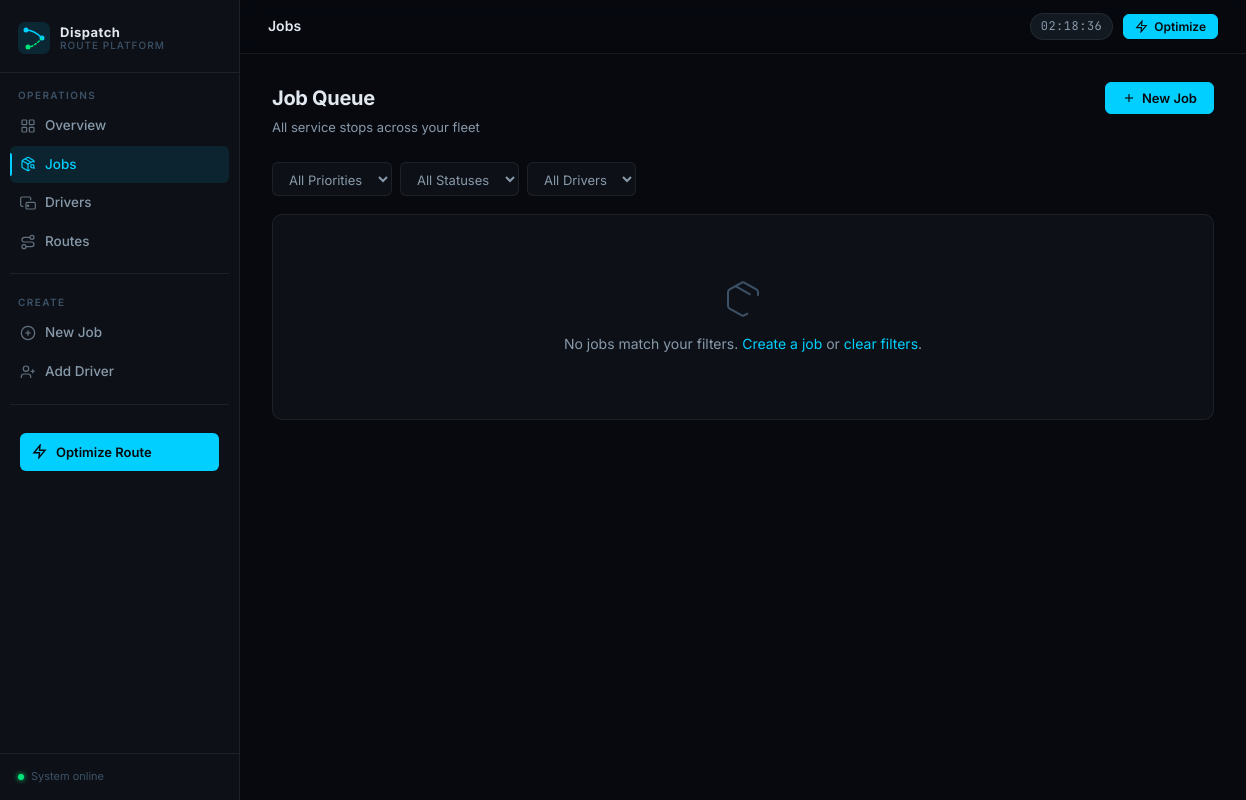
The app's page /jobs/, older data.
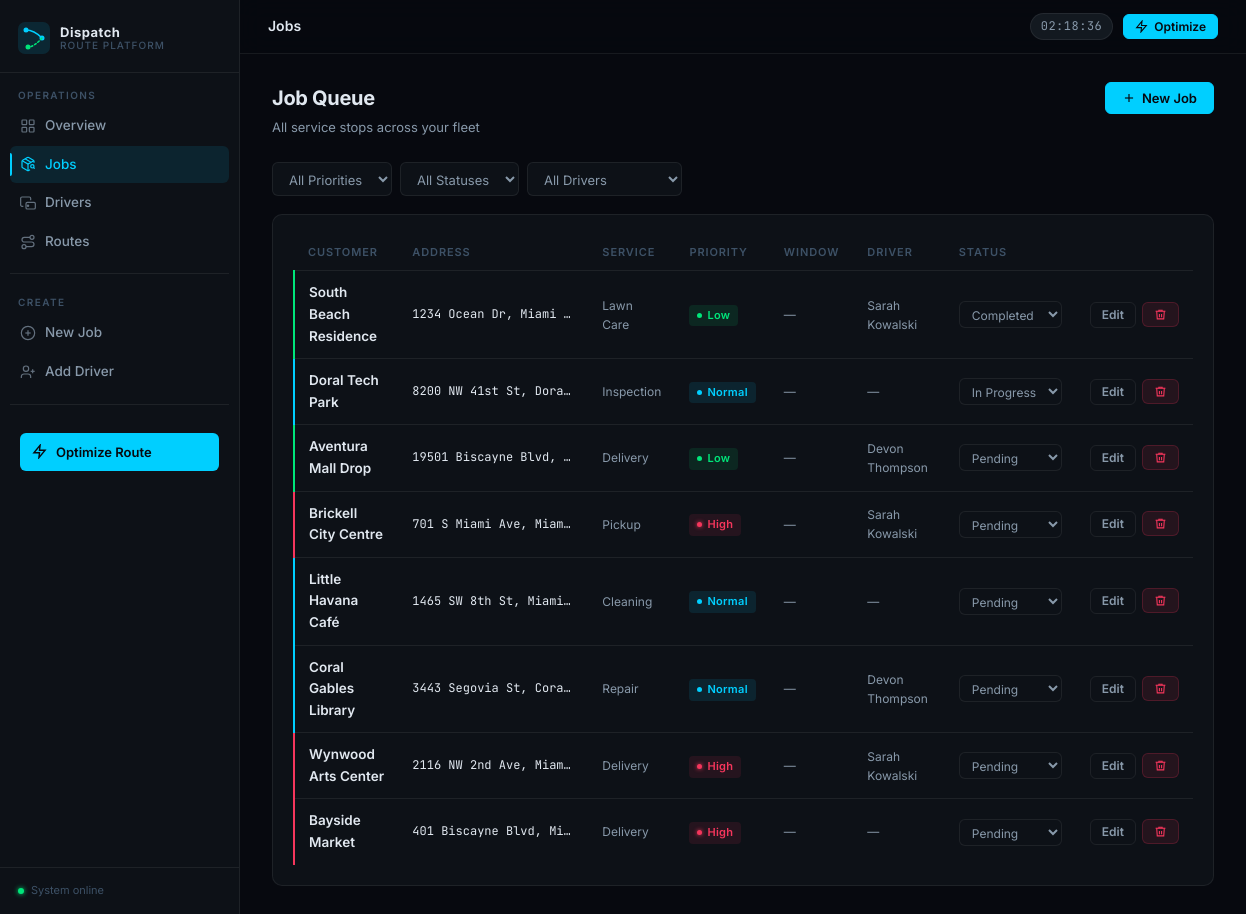
The same page, newer data.
### optimizer/models.py (models this page shows, shortened)
class Job(models.Model):
    PRIORITY_CHOICES = [
        ('low', 'Low'),
        ('normal', 'Normal'),
        ('high', 'High'),
    ]
    STATUS_CHOICES = [
        ('pending', 'Pending'),
        ('in_progress', 'In Progress'),
        ('completed', 'Completed'),
    ]
    SERVICE_CHOICES = [
        ('delivery', 'Delivery'),
        ('pickup', 'Pickup'),
        ('cleaning', 'Cleaning'),
        ('lawn_care', 'Lawn Care'),
        ('repair', 'Repair'),
        ('inspection', 'Inspection'),
        ('other', 'Other'),
    ]
    customer_name = models.CharField(max_length=100)
    address = models.CharField(max_length=255)
    latitude = models.FloatField(null=True, blank=True)
    longitude = models.FloatField(null=True, blank=True)
    service_type = models.CharField(max_length=20, choices=SERVICE_CHOICES, default='delivery')
    priority = models.CharField(max_length=10, choices=PRIORITY_CHOICES, default='normal')
    time_window_start = models.TimeField(null=True, blank=True)
    time_window_end = models.TimeField(null=True, blank=True)
    driver = models.ForeignKey(
        Driver, on_delete=models.SET_NULL,
        null=True, blank=True, related_name='jobs'
    )
    status = models.CharField(max_length=20, choices=STATUS_CHOICES, default='pending')
    notes = models.TextField(blank=True)
    created_at = models.DateTimeField(auto_now_add=True)
    updated_at = models.DateTimeField(auto_now=True)
    class Meta:
        ordering = ['-created_at']
    def has_coords(self):
        return self.latitude is not None and self.longitude is not None

class Driver(models.Model):
    VEHICLE_CHOICES = [
        ('van', 'Van'),
        ('truck', 'Truck'),
        ('car', 'Car'),
        ('motorcycle', 'Motorcycle'),
        ('bike', 'Bike'),
    ]
    name = models.CharField(max_length=100)
    phone = models.CharField(max_length=20, blank=True)
    vehicle_type = models.CharField(max_length=20, choices=VEHICLE_CHOICES, default='van')
    max_daily_distance = models.FloatField(default=200.0)  # miles
    is_available = models.BooleanField(default=True)
    created_at = models.DateTimeField(auto_now_add=True)
    class Meta:
        ordering = ['name']

### optimizer/views.py (the view)
# urls.py: path('jobs/', views.job_list, name='job_list'),
def job_list(request):
    qs = Job.objects.select_related('driver').all()
    priority = request.GET.get('priority')
    status = request.GET.get('status')
    driver_id = request.GET.get('driver')
    if priority:
        qs = qs.filter(priority=priority)
    if status:
        qs = qs.filter(status=status)
    if driver_id:
        qs = qs.filter(driver_id=driver_id)
    drivers = Driver.objects.all()
    return render(request, 'optimizer/job_list.html', {
        'jobs': qs,
        'drivers': drivers,
        'filter_priority': priority,
        'filter_status': status,
        'filter_driver': driver_id,
    })

### optimizer/templates/optimizer/job_list.html (shortened to what this page needs)
{% extends 'optimizer/base.html' %}
{% block page_title %}Jobs{% endblock %}
{% block content %}
<div class="page-header">
  <div>
    <h1>Job Queue</h1>
    <div class="sub">All service stops across your fleet</div>
  </div>
  <a href="{% url 'job_create' %}" class="btn btn-primary">
    <svg xmlns="http://www.w3.org/2000/svg" viewBox="0 0 24 24" fill="none" stroke="currentColor"><line x1="12" y1="5" x2="12" y2="19"/><line x1="5" y1="12" x2="19" y2="12"/></svg>
    New Job
  </a>
</div>
<form method="get" class="filter-bar">
  <select name="priority" class="filter-select" onchange="this.form.submit()">
    <option value="">All Priorities</option>
  </select>
  <select name="status" class="filter-select" onchange="this.form.submit()">
    <option value="">All Statuses</option>
  </select>
  <select name="driver" class="filter-select" onchange="this.form.submit()">
    <option value="">All Drivers</option>
  </select>
</form>
<div class="card">
  {% if jobs %}
  <div class="table-wrap">
    <table>
      <thead>
        <tr>
          <th>Customer</th>
          <th>Address</th>
          <th>Service</th>
          <th>Priority</th>
          <th>Window</th>
          <th>Driver</th>
          <th>Status</th>
          <th></th>
        </tr>
      </thead>
      <tbody>
        {% for job in jobs %}
        <tr class="row-{{ job.priority }}">
          <td>
            <div style="font-weight:600;">{{ job.customer_name }}</div>
          </td>
          <td class="mono" style="max-width:190px;overflow:hidden;text-overflow:ellipsis;white-space:nowrap;">{{ job.address }}</td>
          <td class="muted">{{ job.get_service_type_display }}</td>
          <td><span class="badge badge-{{ job.priority }}">{{ job.get_priority_display }}</span></td>
          <td class="muted">
            {% if job.time_window_start %}{{ job.time_window_start|time:"H:i" }} – {{ job.time_window_end|time:"H:i" }}{% else %}—{% endif %}
          </td>
          <td class="muted">{{ job.driver.name|default:"—" }}</td>
          <td>
            <form method="post" action="{% url 'job_status_update' job.pk %}" style="display:inline;">
              <select name="status" class="filter-select" onchange="this.form.submit()" style="padding:4px 8px;font-size:12px;">
                {% for val, label in job.STATUS_CHOICES %}
                <option value="{{ val }}" {% if job.status == val %}selected{% endif %}>{{ label }}</option>
                {% endfor %}
              </select>
            </form>
          </td>
          <td>
            <div style="display:flex;gap:6px;">
              <a href="{% url 'job_edit' job.pk %}" class="btn btn-ghost btn-sm">Edit</a>
              <form method="post" action="{% url 'job_delete' job.pk %}" onsubmit="return confirm('Delete this job?');" style="display:inline;">
                <button type="submit" class="btn btn-danger btn-sm">
                  <svg xmlns="http://www.w3.org/2000/svg" viewBox="0 0 24 24" fill="none" stroke="currentColor"><polyline points="3 6 5 6 21 6"/><path d="M19 6l-1 14H6L5 6"/><path d="M10 11v6"/><path d="M14 11v6"/><path d="M9 6V4h6v2"/></svg>
                </button>
              </form>
            </div>
          </td>
        </tr>
        {% endfor %}
      </tbody>
    </table>
  </div>
  {% else %}
  <div class="empty-state">
    <div class="empty-icon">
      <svg xmlns="http://www.w3.org/2000/svg" viewBox="0 0 24 24" fill="none" stroke="currentColor"><path d="M21 10V8a2 2 0 0 0-1-1.73l-7-4a2 2 0 0 0-2 0l-7 4A2 2 0 0 0 3 8v8a2 2 0 0 0 1 1.73l7 4a2 2 0 0 0 2 0l2-1.14"/><path d="m7.5 4.27 9 5.15"/></svg>
    </div>
    <p>No jobs match your filters. <a href="{% url 'job_create' %}">Create a job</a> or <a href="{% url 'job_list' %}">clear filters</a>.</p>
  </div>
  {% endif %}
</div>
{% endblock %}

### optimizer/templates/optimizer/base.html (shortened to what this page needs)
{% load static %}
<!DOCTYPE html>
<html lang="en">
<head>
  <link rel="stylesheet" href="{% static 'optimizer/css/style.css' %}">
  <link rel="stylesheet" href="https://unpkg.com/leaflet@1.9.4/dist/leaflet.css">
</head>
<body>
<aside class="sidebar">
  <div class="sidebar-brand">
    <div class="brand-text">
      <span class="brand-name">Dispatch</span>
      <span class="brand-sub">Route Platform</span>
    </div>
  </div>
  <nav class="nav-group">
    <div class="nav-section-label">Operations</div>
    <a href="{% url 'dashboard' %}" class="nav-item {% if request.resolver_match.url_name == 'dashboard' %}active{% endif %}">
      <svg xmlns="http://www.w3.org/2000/svg" viewBox="0 0 24 24" fill="none" stroke="currentColor"><rect x="3" y="3" width="7" height="7" rx="1"/><rect x="14" y="3" width="7" height="7" rx="1"/><rect x="3" y="14" width="7" height="7" rx="1"/><rect x="14" y="14" width="7" height="7" rx="1"/></svg>
      Overview
    </a>
    <a href="{% url 'job_list' %}" class="nav-item {% if 'job' in request.resolver_match.url_name %}active{% endif %}">
      Jobs
    </a>
    <a href="{% url 'driver_list' %}" class="nav-item {% if 'driver' in request.resolver_match.url_name %}active{% endif %}">
      <svg xmlns="http://www.w3.org/2000/svg" viewBox="0 0 24 24" fill="none" stroke="currentColor"><path d="M5 17H3a2 2 0 0 1-2-2V5a2 2 0 0 1 2-2h11a2 2 0 0 1 2 2v3"/><rect x="9" y="11" width="14" height="10" rx="2"/><circle cx="12" cy="16" r="1"/></svg>
      Drivers
    </a>
    <a href="{% url 'route_list' %}" class="nav-item {% if 'route' in request.resolver_match.url_name %}active{% endif %}">
      <svg xmlns="http://www.w3.org/2000/svg" viewBox="0 0 24 24" fill="none" stroke="currentColor"><circle cx="6" cy="19" r="3"/><path d="M9 19h8.5a3.5 3.5 0 0 0 0-7h-11a3.5 3.5 0 0 1 0-7H15"/><circle cx="18" cy="5" r="3"/></svg>
      Routes
    </a>
  </nav>
  <hr class="nav-divider">
  <nav class="nav-group">
    <div class="nav-section-label">Create</div>
    <a href="{% url 'job_create' %}" class="nav-item">
      <svg xmlns="http://www.w3.org/2000/svg" viewBox="0 0 24 24" fill="none" stroke="currentColor"><circle cx="12" cy="12" r="10"/><line x1="12" y1="8" x2="12" y2="16"/><line x1="8" y1="12" x2="16" y2="12"/></svg>
      New Job
    </a>
    <a href="{% url 'driver_create' %}" class="nav-item">
      <svg xmlns="http://www.w3.org/2000/svg" viewBox="0 0 24 24" fill="none" stroke="currentColor"><path d="M16 21v-2a4 4 0 0 0-4-4H6a4 4 0 0 0-4 4v2"/><circle cx="9" cy="7" r="4"/><line x1="19" y1="8" x2="19" y2="14"/><line x1="22" y1="11" x2="16" y2="11"/></svg>
      Add Driver
    </a>
  </nav>
  <hr class="nav-divider">
  <div class="nav-group" style="padding-bottom:10px;">
    <a href="{% url 'route_optimize' %}" class="nav-cta">
      <svg xmlns="http://www.w3.org/2000/svg" viewBox="0 0 24 24" fill="none" stroke="currentColor"><polygon points="13 2 3 14 12 14 11 22 21 10 12 10 13 2"/></svg>
      Optimize Route
    </a>
  </div>
  <div class="sidebar-footer">
    <span class="live-dot"></span>
    System online
  </div>
</aside>
<div class="main-wrap">
  <header class="topbar">
    <div class="topbar-left">
      <span class="topbar-title">{% block page_title %}Overview{% endblock %}</span>
    </div>
    <div class="topbar-right">
      <span class="clock-pill" id="live-clock">--:--:--</span>
      <a href="{% url 'route_optimize' %}" class="btn btn-primary btn-sm">
        <svg xmlns="http://www.w3.org/2000/svg" viewBox="0 0 24 24" fill="none" stroke="currentColor"><polygon points="13 2 3 14 12 14 11 22 21 10 12 10 13 2"/></svg>
        Optimize
      </a>
    </div>
  </header>
  <main class="content">
    {% block content %}{% endblock %}
  </main>
</div>
</body>
</html>

Row changes from the older to the newer data that the page shows:
added Job: customer_name "South Beach Residence", address "1234 Ocean Dr, Miami…", service_type "Lawn Care", priority "Low", driver.name "Sarah Kowalski", status "Completed"
added Job: customer_name "Doral Tech Park", address "8200 NW 41st St, Dora…", service_type "Inspection", priority "Normal", driver.name "—", status "In Progress"
added Job: customer_name "Aventura Mall Drop", address "19501 Biscayne Blvd,…", service_type "Delivery", priority "Low", driver.name "Devon Thompson", status "Pending"
added Job: customer_name "Brickell City Centre", address "701 S Miami Ave, Miam…", service_type "Pickup", priority "High", driver.name "Sarah Kowalski", status "Pending"
added Job: customer_name "Little Havana Café", address "1465 SW 8th St, Miami…", service_type "Cleaning", priority "Normal", driver.name "—", status "Pending"
added Job: customer_name "Coral Gables Library", address "3443 Segovia St, Cora…", service_type "Repair", priority "Normal", driver.name "Devon Thompson", status "Pending"
added Job: customer_name "Wynwood Arts Center", address "2116 NW 2nd Ave, Miam…", service_type "Delivery", priority "High", driver.name "Sarah Kowalski", status "Pending"
added Job: customer_name "Bayside Market", address "401 Biscayne Blvd, Mi…", service_type "Delivery", priority "High", driver.name "—", status "Pending"
Text that changed along with them:
text no longer shown: "No jobs match your filters. Create a job or clear filters ."
text now shown: "CUSTOMER ADDRESS SERVICE PRIORITY WINDOW DRIVER STATUS"
